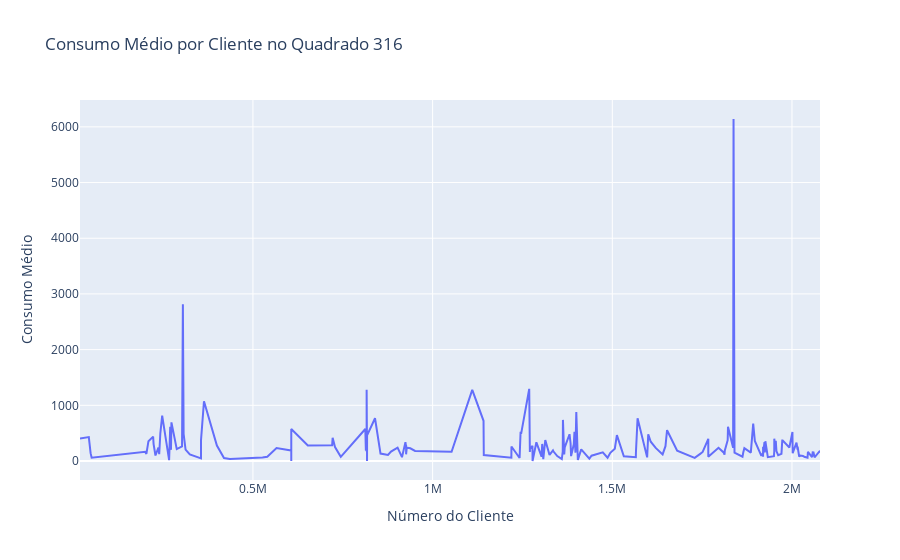

Write notebook code for a chart like this one.
### Code cell
# Transformando a série em um DataFrame para facilitar a visualização
df_consumo_medio_316 = consumo_medio_316.reset_index()

fig_3 = px.line(df_consumo_medio_316, x='NRO_CLIENT', y='CNS_ACT_SOMA', 
              title='Consumo Médio por Cliente no Quadrado 316', 
              labels={'NRO_CLIENT': 'Número do Cliente', 'CNS_ACT_SOMA': 'Consumo Médio'})
fig_3.show()

### Figure 1 — Plotly figure (JSON) as saved in the notebook; plotly's stock layout.template omitted (floating-point values rounded to 4 significant figures; data arrays with more than 128 entries replaced by an {"elided": "..."} marker saying what was removed)
{"data": [{"hovertemplate": "Número do Cliente=%{x}<br>Consumo Médio=%{y}<extra></extra>", "legendgroup": "", "line": {"color": "#636efa", "dash": "solid"}, "marker": {"symbol": "circle"}, "mode": "lines", "name": "", "orientation": "v", "showlegend": false, "type": "scatter", "x": {"elided": "465 int values"}, "xaxis": "x", "y": {"elided": "465 float values"}, "yaxis": "y"}], "layout": {"legend": {"tracegroupgap": 0}, "title": {"text": "Consumo Médio por Cliente no Quadrado 316"}, "xaxis": {"anchor": "y", "domain": [0, 1], "title": {"text": "Número do Cliente"}}, "yaxis": {"anchor": "x", "domain": [0, 1], "title": {"text": "Consumo Médio"}}}}
